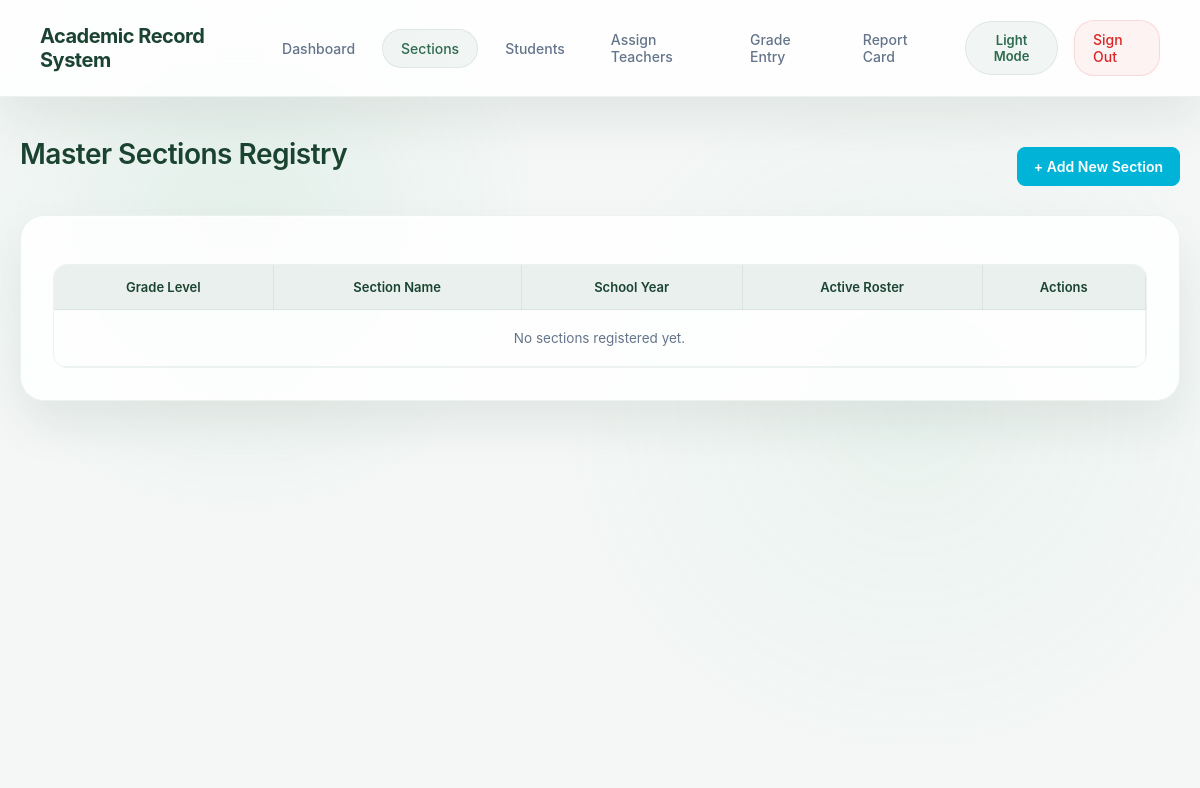
The app's page /sections.php (signed in), older data.
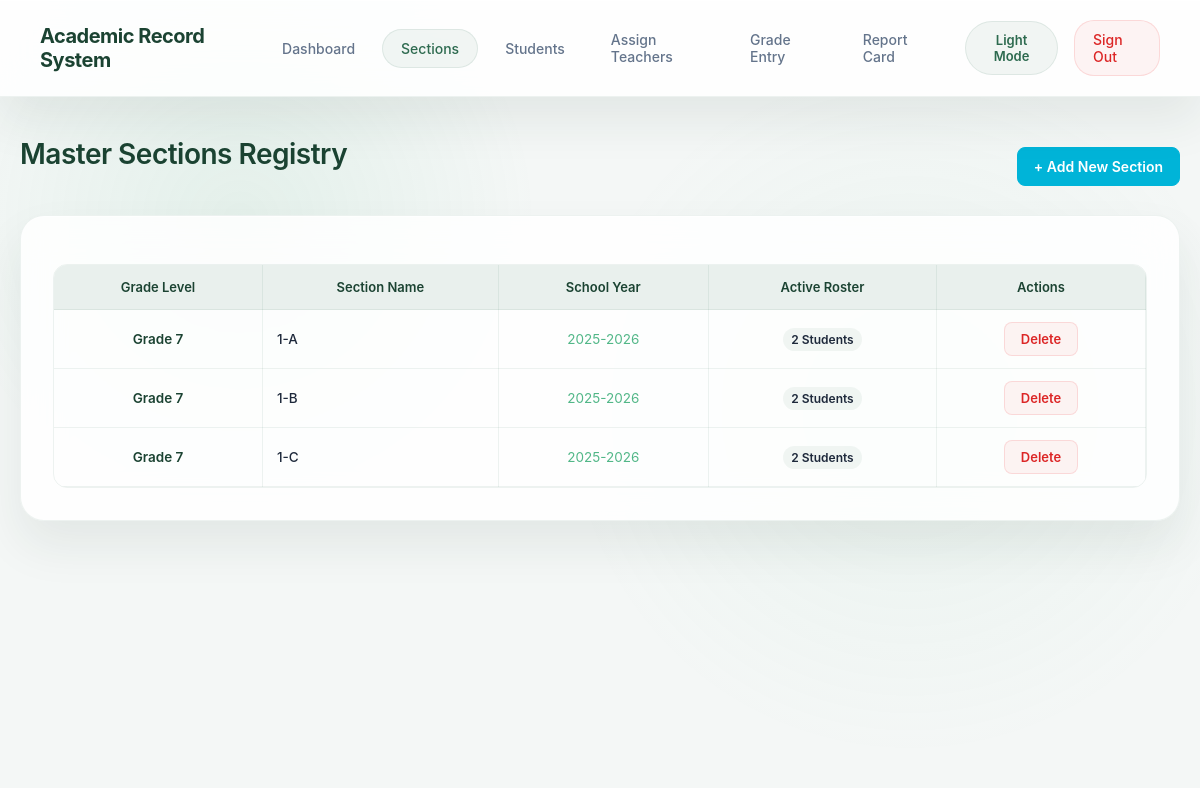
The same page, newer data.
### tables this page shows
CREATE TABLE `sections` (
  `id` int(11) NOT NULL,
  `name` varchar(100) NOT NULL,
  `grade_level` int(11) NOT NULL,
  `school_year` varchar(20) NOT NULL,
  `created_at` timestamp NOT NULL DEFAULT current_timestamp()
);

### sections.php (the view, shortened to what this page needs)
<?php
require_once 'includes/header.php';
require_once 'config/config.php';
$stmt = $pdo->query("
    SELECT s.*, COUNT(e.id) as student_count
    FROM sections s
    LEFT JOIN enrollments e ON s.id = e.section_id
    GROUP BY s.id
    ORDER BY s.school_year DESC, s.grade_level ASC, s.name ASC
");
$all_sections = $stmt->fetchAll();
?>
<div class="header-action-area">
    <h1>Master Sections Registry</h1>
    <button onclick="openModal('sectionModal')" class="btn-primary">+ Add New Section</button>
</div>
<div class="card-panel">
    <div class="table-container">
        <table class="grade-table">
            <thead>
                <tr>
                    <th>Grade Level</th>
                    <th>Section Name</th>
                    <th>School Year</th>
                    <th>Active Roster</th>
                    <th>Actions</th>
                </tr>
            </thead>
            <tbody>
                <?php foreach ($all_sections as $sec): ?>
                <tr>
                    <td style="font-weight: 600; color: var(--text-title);">Grade <?php echo $sec['grade_level']; ?></td>
                    <td style="text-align: left; font-weight: 500;"><?php echo htmlspecialchars($sec['name']); ?></td>
                    <td style="color: var(--text-subtitle);"><?php echo htmlspecialchars($sec['school_year']); ?></td>
                    <td><span class="badge-count"><?php echo $sec['student_count']; ?> Students</span></td>
                    <td>
                        <a href="?delete_id=<?php echo $sec['id']; ?>" class="delete" onclick="return confirm('Are you sure you want to delete this section?')">Delete</a>
                    </td>
                </tr>
                <?php endforeach; ?>
                <?php if (count($all_sections) == 0): ?>
                    <tr><td colspan="5" style="color: var(--text-muted); padding: 20px;">No sections registered yet.</td></tr>
                <?php endif; ?>
            </tbody>
        </table>
    </div>
</div>
<?php require_once 'includes/footer.php'; ?>

### includes/header.php (shortened to what this page needs)
<?php
$current_page = basename($_SERVER['PHP_SELF']);
?>
<!DOCTYPE html>
<html lang="en">
<head>
    <link rel="stylesheet" href="css/style.css?v=<?php echo time(); ?>">
</head>
<body>
    <div class="ambient-glow-1"></div>
    <div class="ambient-glow-2"></div>
    <div class="header">
        <div class="logo">Academic Record System</div>
        <div class="nav">
            <a href="dashboard.php" class="<?php echo $current_page == 'dashboard.php' ? 'active' : ''; ?>">Dashboard</a>
            <?php if ($_SESSION['role'] == 'admin'): ?>
                <a href="sections.php" class="<?php echo $current_page == 'sections.php' ? 'active' : ''; ?>">Sections</a>
                <a href="students.php" class="<?php echo $current_page == 'students.php' ? 'active' : ''; ?>">Students</a>
                <a href="assign_teachers.php" class="<?php echo $current_page == 'assign_teachers.php' ? 'active' : ''; ?>">Assign Teachers</a>
            <?php endif; ?>
            <a href="grades.php" class="<?php echo $current_page == 'grades.php' ? 'active' : ''; ?>">Grade Entry</a>
            <a href="report_card.php" class="<?php echo $current_page == 'report_card.php' ? 'active' : ''; ?>">Report Card</a>
            <button class="theme-toggle-btn" id="themeToggle" style="margin-left: 8px;">
                <span id="themeText">Light Mode</span>
            </button>
            <a href="logout.php" class="logout-btn" style="margin-left: 8px;">Sign Out</a>
        </div>
    </div>
    <div class="container">

### includes/footer.php (shortened to what this page needs)
</div>
</body>
</html>

### css/style.css (style rules this page uses)
* { margin: 0; padding: 0; box-sizing: border-box; font-family: 'Inter', -apple-system, BlinkMacSystemFont, "Segoe UI", Roboto, sans-serif; }
:root { --bg-base: #f4f7f6; --surface-card: rgba(255, 255, 255, 0.85); --border-card: rgba(45, 106, 79, 0.08); --shadow-card: 0 24px 48px rgba(31, 49, 39, 0.08), inset 0 1px 0 rgba(255, 255, 255, 0.6); --text-title: #1b4332; --text-subtitle: #52b788; --text-muted: #64748b; --input-bg: #ffffff; --input-border: #d8e2dc; --input-text: #1e293b; --input-placeholder: #94a3b8; --primary-start: #2d6a4f; --primary-end: #40916c; --primary-shadow: rgba(45, 106, 79, 0.15); --primary-hover-start: #1b4332; --primary-hover-end: #2d6a4f; --primary-hover-shadow: rgba(45, 106, 79, 0.25); --ambient-1: radial-gradient(circle, rgba(82, 183, 136, 0.10) 0%, rgba(0,0,0,0) 70%); --ambient-2: radial-gradient(circle, rgba(116, 198, 157, 0.08) 0%, rgba(0,0,0,0) 70%); --banner-bg: rgba(239, 68, 68, 0.06); --banner-text: #dc2626; --banner-border: rgba(239, 68, 68, 0.15); --mode-btn-bg: rgba(45, 106, 79, 0.06); --mode-btn-border: rgba(45, 106, 79, 0.1); --mode-btn-text: #2d6a4f; --table-header-bg: #e9f0ed; --table-row-hover: rgba(45, 106, 79, 0.02); }
body { background: var(--bg-base); color: var(--input-text); min-height: 100vh; overflow-x: hidden; padding-bottom: 60px; transition: background 0.4s cubic-bezier(0.4, 0, 0.2, 1); }
.ambient-glow-1 { position: fixed; width: 600px; height: 600px; background: var(--ambient-1); top: -10%; left: -5%; z-index: 0; pointer-events: none; }
.ambient-glow-2 { position: fixed; width: 700px; height: 700px; background: var(--ambient-2); bottom: 5%; right: -5%; z-index: 0; pointer-events: none; }
.header { position: relative; z-index: 10; display: flex; justify-content: space-between; align-items: center; padding: 20px 40px; background: var(--surface-card); backdrop-filter: blur(20px); -webkit-backdrop-filter: blur(20px); border-bottom: 1px solid var(--border-card); box-shadow: var(--shadow-card); }
.logo { font-size: 20px; font-weight: 700; color: var(--text-title); letter-spacing: -0.5px; }
.nav { display: flex; align-items: center; gap: 8px; }
.nav a { color: var(--text-muted); text-decoration: none; padding: 10px 18px; border-radius: 20px; font-size: 14px; font-weight: 500; transition: all 0.2s ease; border: 1px solid transparent; }
.nav a:hover, .nav a.active { background: var(--mode-btn-bg); border-color: var(--mode-btn-border); color: var(--mode-btn-text); }
.nav a.logout-btn { background: var(--banner-bg); border-color: var(--banner-border); color: var(--banner-text); }
.theme-toggle-btn { background: var(--mode-btn-bg); border: 1px solid var(--mode-btn-border); color: var(--mode-btn-text); padding: 10px 16px; border-radius: 30px; cursor: pointer; font-size: 13px; font-weight: 600; display: flex; align-items: center; gap: 8px; transition: all 0.2s ease; }
.container { position: relative; z-index: 5; max-width: 1200px; margin: 40px auto 0 auto; padding: 0 20px; }
h1 { color: var(--text-title); font-size: 28px; font-weight: 600; letter-spacing: -0.5px; margin-bottom: 24px; }
.card-panel { background: var(--surface-card); backdrop-filter: blur(20px); -webkit-backdrop-filter: blur(20px); border: 1px solid var(--border-card); border-radius: 24px; padding: 32px; box-shadow: var(--shadow-card); margin-bottom: 32px; }
.table-container { width: 100%; overflow-x: auto; margin-top: 16px; border-radius: 14px; border: 1px solid var(--border-card); }
.grade-table { width: 100%; border-collapse: collapse; text-align: center; background: transparent; }
.grade-table th { background: var(--table-header-bg); color: var(--text-title); font-weight: 600; font-size: 13px; padding: 14px; border-bottom: 1px solid var(--border-card); border-right: 1px solid var(--border-card); }
.grade-table td { padding: 12px 14px; border-bottom: 1px solid var(--border-card); border-right: 1px solid var(--border-card); font-size: 13.5px; color: var(--input-text); }
.delete-btn, .delete { background: var(--banner-bg); color: var(--banner-text); border: 1px solid var(--banner-border); padding: 8px 16px; border-radius: 8px; text-decoration: none; font-size: 13px; font-weight: 600; display: inline-block; transition: all 0.2s ease; }

Row changes from the older to the newer data that the page shows:
added sections: grade_level "7", name "1-A", school_year "2025-2026", student_count "2"
added sections: grade_level "7", name "1-B", school_year "2025-2026", student_count "2"
added sections: grade_level "7", name "1-C", school_year "2025-2026", student_count "2"
Text that changed along with them:
text no longer shown: "No sections registered yet."
